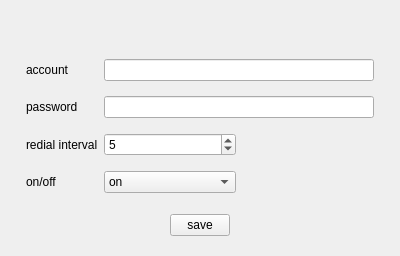
<?xml version="1.0" encoding="UTF-8"?>
<ui version="4.0">
 <class>HFBroadbandDial</class>
 <widget class="QWidget" name="HFBroadbandDial">
  <property name="geometry">
   <rect>
    <x>0</x>
    <y>0</y>
    <width>400</width>
    <height>252</height>
   </rect>
  </property>
  <property name="windowTitle">
   <string>HFBroadbandDial</string>
  </property>
  <layout class="QVBoxLayout" name="verticalLayout">
   <property name="topMargin">
    <number>44</number>
   </property>
   <property name="bottomMargin">
    <number>20</number>
   </property>
   <item>
    <layout class="QFormLayout" name="formLayout">
     <property name="rowWrapPolicy">
      <enum>QFormLayout::DontWrapRows</enum>
     </property>
     <property name="verticalSpacing">
      <number>15</number>
     </property>
     <property name="leftMargin">
      <number>15</number>
     </property>
     <property name="topMargin">
      <number>15</number>
     </property>
     <property name="rightMargin">
      <number>15</number>
     </property>
     <property name="bottomMargin">
      <number>15</number>
     </property>
     <item row="0" column="0">
      <widget class="QLabel" name="label_account">
       <property name="text">
        <string>account</string>
       </property>
      </widget>
     </item>
     <item row="0" column="1">
      <widget class="QLineEdit" name="lineEdit_account"/>
     </item>
     <item row="1" column="0">
      <widget class="QLabel" name="label_password">
       <property name="text">
        <string>password</string>
       </property>
      </widget>
     </item>
     <item row="1" column="1">
      <widget class="QLineEdit" name="lineEdit_password">
       <property name="echoMode">
        <enum>QLineEdit::Password</enum>
       </property>
      </widget>
     </item>
     <item row="2" column="0">
      <widget class="QLabel" name="label">
       <property name="text">
        <string>redial interval</string>
       </property>
      </widget>
     </item>
     <item row="2" column="1">
      <layout class="QHBoxLayout" name="horizontalLayout">
       <property name="rightMargin">
        <number>0</number>
       </property>
       <item>
        <widget class="QSpinBox" name="spinBox_tasks">
         <property name="singleStep">
          <number>5</number>
         </property>
         <property name="value">
          <number>5</number>
         </property>
        </widget>
       </item>
       <item>
        <widget class="QLabel" name="label_2"/>
       </item>
      </layout>
     </item>
     <item row="3" column="0">
      <widget class="QLabel" name="label_3">
       <property name="text">
        <string>on/off</string>
       </property>
      </widget>
     </item>
     <item row="3" column="1">
      <layout class="QHBoxLayout" name="horizontalLayout_2">
       <item>
        <widget class="QComboBox" name="comboBox_switch">
         <property name="currentIndex">
          <number>1</number>
         </property>
         <item>
          <property name="text">
           <string>off</string>
          </property>
         </item>
         <item>
          <property name="text">
           <string>on</string>
          </property>
         </item>
        </widget>
       </item>
       <item>
        <widget class="QLabel" name="label_4">
         <property name="text">
          <string/>
         </property>
        </widget>
       </item>
      </layout>
     </item>
    </layout>
   </item>
   <item alignment="Qt::AlignHCenter">
    <widget class="QPushButton" name="btn_save">
     <property name="minimumSize">
      <size>
       <width>60</width>
       <height>0</height>
      </size>
     </property>
     <property name="maximumSize">
      <size>
       <width>60</width>
       <height>16777215</height>
      </size>
     </property>
     <property name="text">
      <string>save</string>
     </property>
    </widget>
   </item>
  </layout>
 </widget>
 <layoutdefault spacing="6" margin="11"/>
 <resources/>
 <connections/>
</ui>
